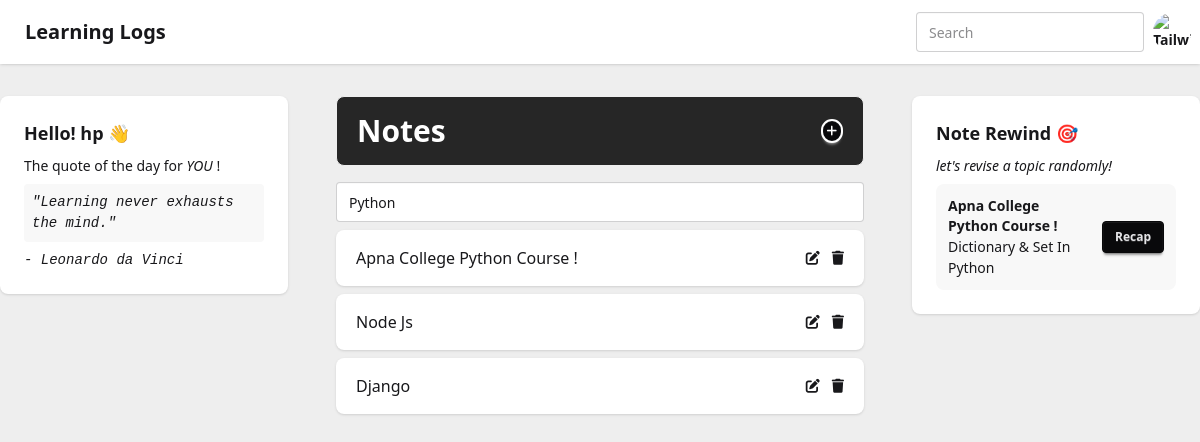
The page /update/11/ (signed in) on the database its author committed.
### base/models.py (models this page shows, shortened)
class Quotes(models.Model):
    quote = models.TextField()
    author = models.CharField(max_length=200)

class Note(models.Model):
    user = models.ForeignKey(User, on_delete=models.CASCADE)
    name = models.CharField(max_length=200)
    created_date = models.DateTimeField(auto_now_add=True)
    updated_date = models.DateTimeField(auto_now=True)
    class Meta:
        ordering = ['-updated_date', '-created_date']
    def __str__(self):
        return self.name

class Topic(models.Model):
    topic_name = models.TextField()
    note = models.ForeignKey(Note, on_delete=models.CASCADE, blank=True, null=True)
    url = EmbedVideoField()
    summary = models.TextField(blank=True, null=True)
    transcript = models.TextField(blank=True, null=True)
    created_at = models.DateTimeField(auto_now_add=True,blank=True, null=True)
    updated_at = models.DateTimeField(auto_now=True,blank=True, null=True)
    class Meta:
        ordering = ['-updated_at', '-created_at']

### base/views.py (the view)
# urls.py: path('update/<int:pk>/', views.updateNote, name='update'),
def updateNote(request, pk):
    update = True
    note = Note.objects.get(id=pk)
    revision_topic = Topic.objects.order_by('?').first()
    if request.method == "POST":
        noteName = request.POST.get('name');
        note.name = noteName
        note.save()
        return redirect('home')
    notes = Note.objects.exclude(id=pk).filter(user=request.user)
    quote = Quotes.objects.get(id=random.randint(1,5))
    context = {
        'note':note,
        'notes':notes,
        'quote':quote,
        'update':update,
        'revision_topic':revision_topic,
    }
    return render(request, 'base/home.html', context)

### templates/base/home.html (shortened to what this page needs)
{% extends 'main.html' %} {% load static %} {% block body %}
 {% include 'base/navbar.html' %}
<div class="grid grid-cols-1 gap-6 pt-24 md:grid-cols-[1fr_2fr_1fr]">
  <div
    class="card rounded-lg h-fit bg-base-100 card-md shadow-sm hidden md:block"
  >
    <div class="card-body">
      <h3 class="card-title">Hello! {{request.user.username}} 👋</h3>
      <p>The quote of the day for <i>YOU</i> !</p>
      <p id="quote" class="bg-base-200 rounded p-2 italic font-mono">
        "{{quote.quote}}"
      </p>
      <p class="font-mono italic text-sm">- {{quote.author}}</p>
    </div>
  </div>
  <div class="px-6">
    <div
      class="py-4 px-5 flex justify-between items-center bg-neutral-800 border border-base-300 rounded-lg"
    >
      <h1 class="text-white text-3xl font-bold">Notes</h1>
        <button class="btn btn-circle text-base-100 bg-neutral border-2 border-base-100 h-fit w-fit p-1 text-xs">
            <i class="fa-solid fa-plus font-bold" {% if not update %} onclick="togglehide()" {% endif %} ></i>
        </button>
    </div>
    <div class="mt-4 {% if not update %} hidden {% endif %}" id="input-form" onsubmit="document.getElementById('loading-screen').classList.toggle('hidden');">
      <form method="post" action="">
        <input
          class="w-full p-3 rounded bg-white input"
          type="text"
          name="name"
          required
          {%
          if
          update
          %}
          value="{{note.name}}"
          {%
          else
          %}
          placeholder="Press enter to add..."
          {%
          endif
          %}
          autofocus
        />
      </form>
    </div>
    <div id="topics-list">
      {% for note in notes %}
      <div
        class="flex justify-between shadow-sm rounded-lg py-4 px-5 mt-2 bg-base-100"
      >
        <a href="{% url 'note_view' note.id %}">{{note.name}}</a>
        <div class="flex justify-between items-center gap-3">
          <a class="text-sm" href="{% url 'update' note.id %}"
            ><i class="fa-solid fa-pen-to-square"></i
          ></a>
          <a class="text-sm" href="{% url 'delete' note.id %}"
            ><i class="fa-solid fa-trash"></i
          ></a>
        </div>
      </div>
      {% endfor %}
    </div>
  </div>
  <div
    class="card rounded-lg h-fit bg-base-100 card-md shadow-sm hidden md:block"
  >
    <div class="card-body">
      <h3 class="card-title">Note Rewind 🎯</h3>
      <p class="italic">let's revise a topic randomly!</p>
      <div class="bg-base-100">
        <div
          class="flex items-center justify-between gap-3 p-3 rounded-lg bg-base-200"
        >
          <div class="inline-block w-fit">
            <div>
              <h2 class="text-sm font-bold">{{revision_topic.note}}</h2>
              <p>{{revision_topic.topic_name}}</p>
            </div>
          </div>
          <div class="card-actions w-fit">
            <a
              href="{% url 'note_topic' revision_topic.note.id revision_topic.id %}"
            >
              <button class="btn btn-sm btn-neutral">Recap</button>
            </a>
          </div>
        </div>
      </div>
    </div>
  </div>
</div>
{% endblock body %}

### rows shown on the page
Quotes: quote "Learning never exhausts the mind.", author "Leonardo da Vinci"
Note: name "Python"
Note: name "Apna College Python Course !"
Note: name "Node Js"
Note: name "Django"
Topic: note "Apna College Python Course !", topic_name "Dictionary & Set In Python"

### other values the page prints
{{ request.user.username }} "hp"
